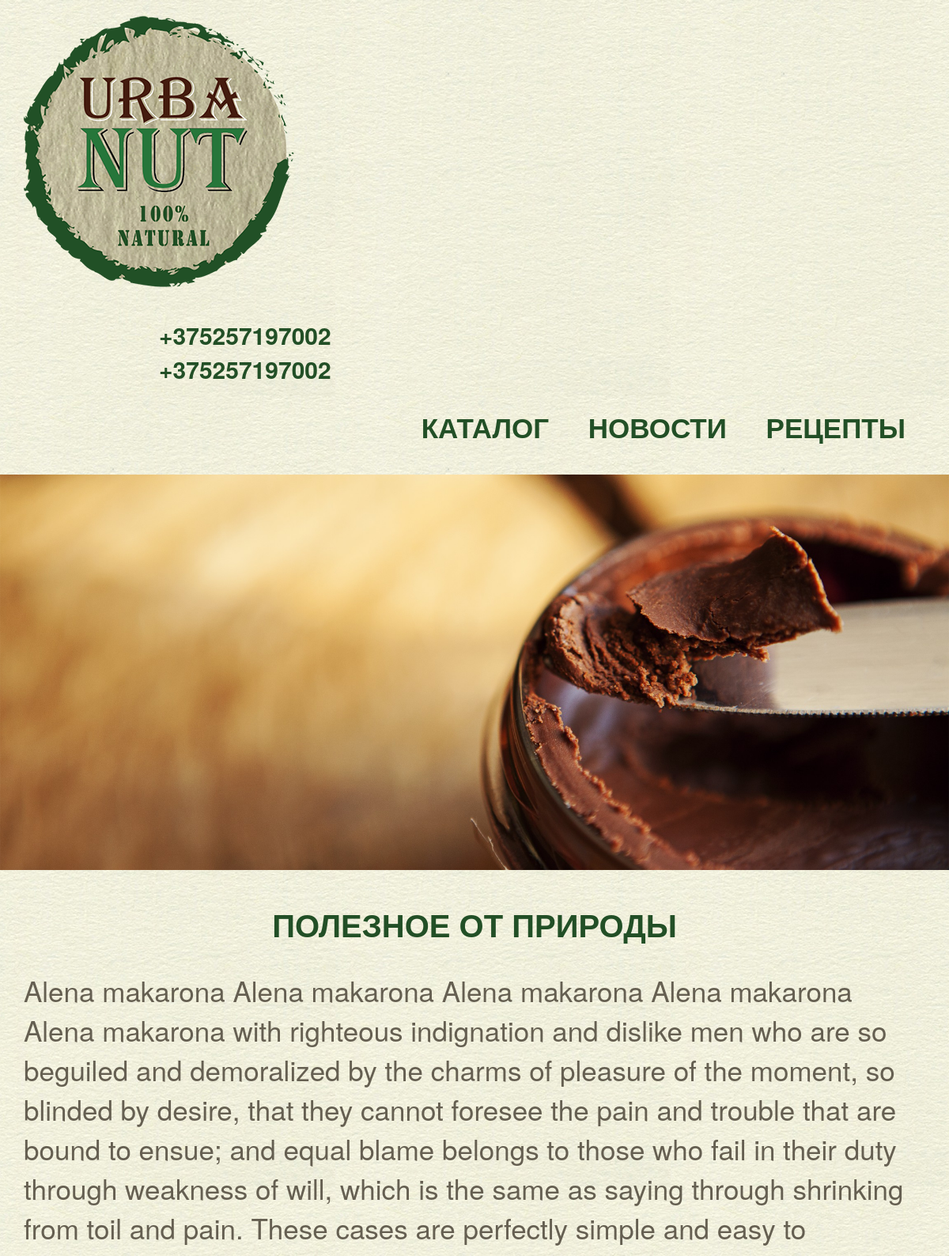
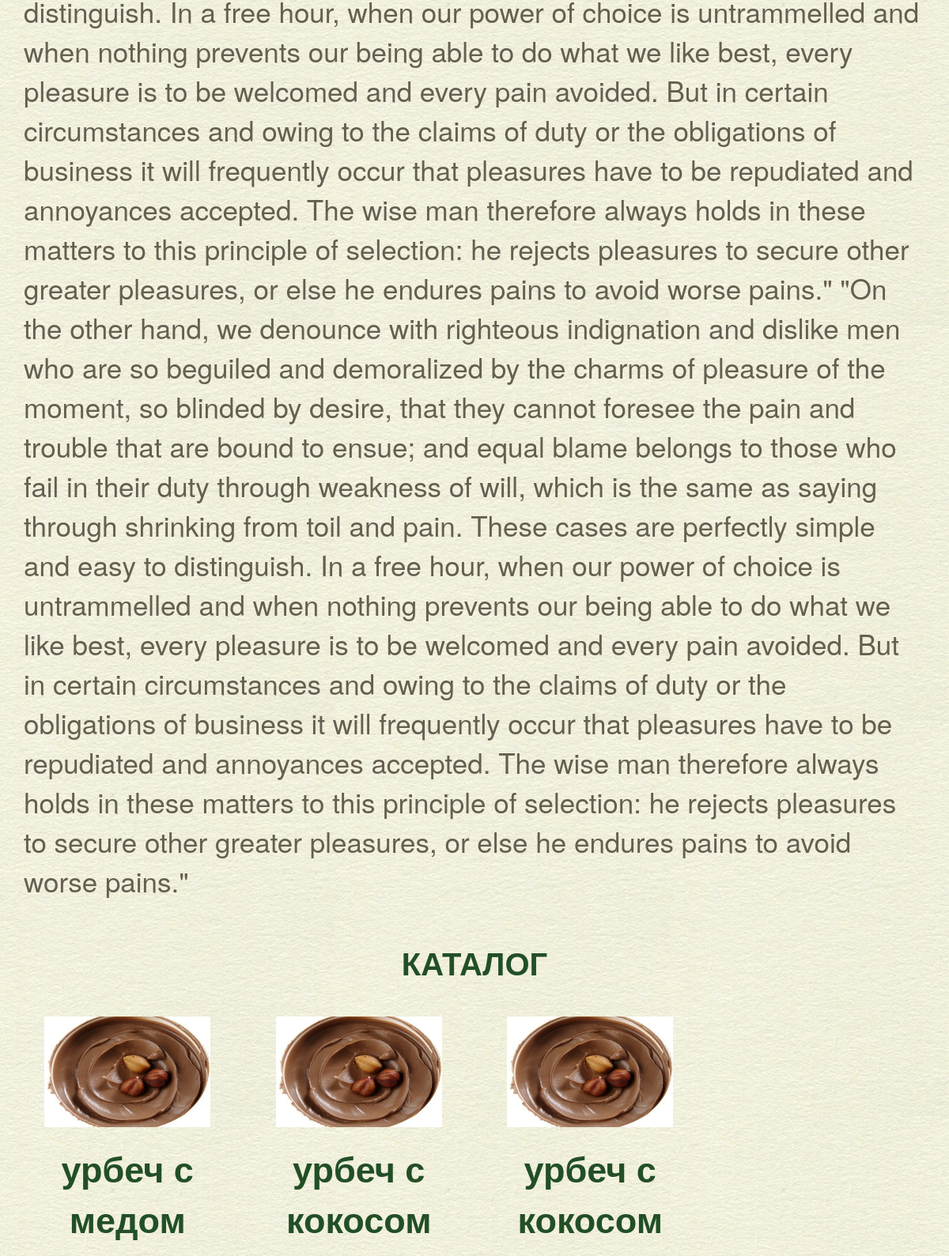
The page / (upper part) on the database its author committed (2 pictures, top to bottom).
### pages/models.py (models this page shows, shortened)
class FrontPage(models.Model):
    title = models.CharField(max_length=250,default='null')
    description = models.CharField(max_length=250, default='null')
    topTextTitle = models.CharField(max_length=250,default='null')
    topText = models.TextField()
    bottomBlockText = models.CharField(max_length=250,default='null')
    bottomImage1 = models.ImageField(upload_to='images/',default='null')
    bottomImage1Text = models.CharField(max_length=250,default='null')
    bottomImage2 = models.ImageField(upload_to='images/')
    bottomImage2Text = models.CharField(max_length=250,default='null')
    bottomImage3 = models.ImageField(upload_to='images/')
    bottomImage3Text = models.CharField(max_length=250,default='null')
    bottomImage4 = models.ImageField(upload_to='images/')
    bottomImage4Text = models.CharField(max_length=250,default='null')
    topphone1 = models.CharField(max_length=250,default='null')
    topphone2 = models.CharField(max_length=250,default='null')

### catalog/models.py (models this page shows, shortened)
class Catalog(models.Model):
    title = models.CharField(max_length=250, default='null')
    catalogText = models.TextField()
    catalogImage = models.ImageField(upload_to='images/')
    catalogGramms = models.CharField(max_length=250, default='null')
    catalogCost = models.CharField(max_length=250, default='null')

### pages/views.py (the view)
# urls.py: path('', pages.views.home, name='home'),
def home(request):
    frontPage = FrontPage.objects.filter(title="frontpage").all()[:1].get()
    catalog = Catalog.objects.all()[:3]
    news = News.objects.order_by('-id').all()[:2]
    recipes = Recipes.objects.all()[:3]
    return render(request, 'frontpage/frontpage.html', {'frontpage': frontPage , 'catalog' : catalog , "news" : news , 'recipes' : recipes })

### pages/templates/frontpage/frontpage.html (shortened to what this page needs)
<!doctype html>
<html>
<head>
     {% load staticfiles %}
<link href="media/css/bootstrap.min.css" rel="stylesheet">
	<link href="media/css/jquery-ui.min.css" rel="stylesheet">
	<link href="media/css/jquery-ui.theme.css" rel="stylesheet">
<link href="media/css/styles.css" rel="stylesheet">
</head>
<body>
<div class="container header">
    <div class="row">
    	<div class="logo col-md-3">
    	<img src="media/images/logo.png">
    	</div>
    	<div class="top-contacts  col-md-4">
	    		<div class="header-contacts">
	    			<div class="contacts-block">{{ frontpage.topphone1 }}</div>
	    			<div class="contacts-block">{{ frontpage.topphone2 }}</div>
	    		</div>
	    </div>
	    <div class="menu">
	    	    <div id="catalog">КАТАЛОГ</div>
	    	    <div id="news">НОВОСТИ</div>
	    	    <div id="recipes">РЕЦЕПТЫ</div>
	    	</div>
    </div>
</div>
  <div class="header-image-block">
          <div>&nbsp;
          <img  src="media/images/header.png"  class="header-image"/>
          </div>
 </div>
   <div class="container top-section">
   		<div class="row">
   			   <div class='col-md-12 title'>{{ frontpage.topTextTitle }}</div>
   			<div class='col-md-12 text' >{{ frontpage.topText }}
   			  </div>
   		</div>
   </div>
<div class="catalog-section container">
   		<div class="row">
   			<div class='col-md-12 title' id="catalogblock">Каталог</div>
   		</div>
   		<div class="row catalog-container">
			{% for product in catalog %}
			<div class='col-md-3 text'>
					<img src="media/{{product.catalogImage}}"  class="catalog-image">
		   			<p class="text-title">
                           {{ product.title }}
		   			 </p>
					</div>
			{% endfor %}
		   </div>
</div>
</body>
</html>

### media/css/styles.css (style rules this page uses)
body { min-height : 1000px; background-image: url(../images/background.jpg); }
.header { height : 300px; }
.header .logo img { max-width:250px; margin-top : 20px; }
.top-contacts { float:right; margin-top : 100px; }
.top-contacts .header-contacts { display: inline-block; vertical-align: middle; padding-left: 5%; }
.top-contacts .header-contacts .contacts-block { display : block; color:#224f26; font-weight: 600; font-size : 30px; }
.header-image { width : 100%; height: 500px; }
.header-image-block { margin-top: 35px; }
.header .menu { color: #224f26; font-size: 35px; clear: both; float: right; }
.header .menu div { color: #224f26; font-size : 35px; display:inline-block; font-weight: 700; padding-right: 40px; }
.top-section .title ,.catalog-section .title , .news-section .title , .recipes-section .title , .images-section .title { clear: both; color: #224f26; font-weight: 600; font-size: 35px; text-align: center; text-transform: uppercase; margin-top:40px; }
.top-section .text , .news-section .text { color:#655f51; margin-top: 5px; }
.top-section .text { margin-top:30px; }
.catalog-section .row { margin-top: 10px; }
.catalog-section .catalog-image ,.recipes-section .recipes-image { margin-top: 20px; position: relative; left: 10%; width: 210px; }
.catalog-section .row div.text , .recipes-section .row div.text { border:1px solid #224f26; margin-left: 6%; border-radius: 10px; margin-top:10px; }
.text-title { text-align: center; color: #224f26; font-weight: 600; font-size:25px; margin-top: 20px; }
@media only screen and (max-width: 1200px) { .header .logo img { max-width: none; } }
@media only screen and (max-width: 1200px) { .news-section .row div.text, .catalog-section .row div.text , .recipes-section .row div.text { margin-left: 0; border : none; } }
@media only screen and (max-width: 1200px) { .top-contacts .header-contacts { margin-left: 10%; float:none; } }
@media only screen and (max-width: 1200px) { .top-contacts { width: 100%; margin-top: 0; position: relative; top: 40px; } }
@media only screen and (max-width: 1200px) { .header .menu { margin-bottom: 35px; margin-top: 65px; padding-left: 25%; } }
@media only screen and (max-width: 1200px) { .top-section .text { font-size: 35px; } }
@media only screen and (max-width: 1200px) { .text-title { font-size: 45px; } }
@media only screen and (max-width: 1200px) { .catalog-section .catalog-image, .recipes-section .recipes-image { width: 80%; } }
@media only screen and (max-width: 1200px) { .top-section .title, .catalog-section .title, .news-section .title, .recipes-section .title, .images-section .title { font-size: 40px; } }
#news, #catalog , #recipes { cursor:pointer; }

### rows shown on the page
FrontPage: topphone1 "+375257197002", topphone2 "+375257197002", topTextTitle "ПОЛЕЗНОЕ ОТ ПРИРОДЫ", topText "Alena makarona Alena makarona Alena makarona Alena makarona Alena makarona with righteous indignation and dislike men who are so beguiled and demoralized by the charms of pleasure of the moment, so blinded by desire, that they cannot foresee the pain and trouble that are bound to ensue; and equal blame belongs to those who fail in their duty through weakness of will, which is the same as saying through shrinking from toil and pain. These cases are perfectly simple and easy to distinguish. In a free hour, when our power of choice is untrammelled and when nothing prevents our being able to do what we like best, every pleasure is to be welcomed and every pain avoided. But in certain…"
Catalog: catalogImage (picture), title "урбеч с медом"
Catalog: catalogImage (picture), title "урбеч с кокосом"
Catalog: catalogImage (picture), title "урбеч с кокосом"
